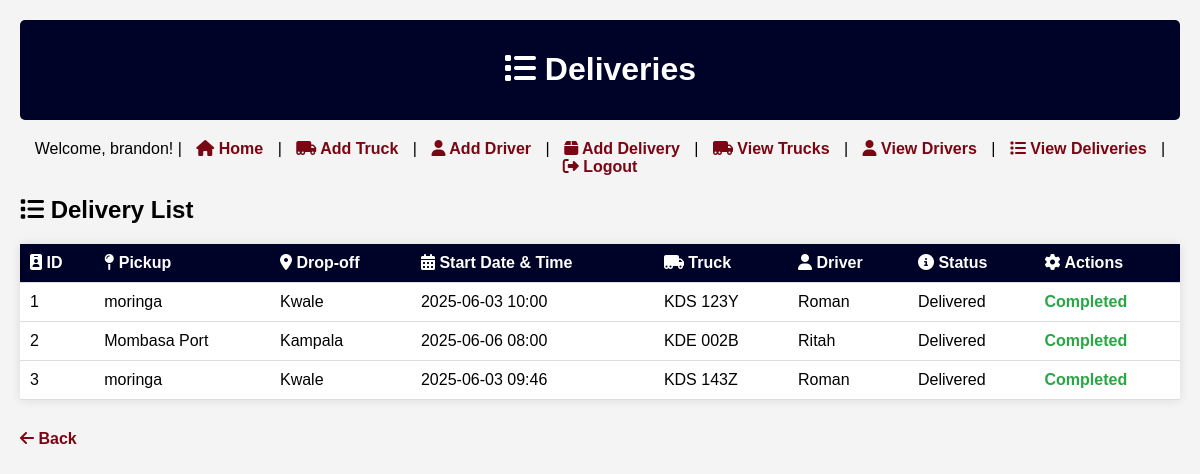
The page /deliveries (signed in) on the database its author committed.
### app.py (models this page shows)
class UserModel(User, UserMixin):
    pass

### database.py (models this page shows)
class Delivery(Base):
    __tablename__ = 'deliveries'
    id = Column(Integer, primary_key=True)
    pickup_location = Column(String)
    dropoff_location = Column(String)
    truck_id = Column(Integer, ForeignKey('trucks.id'))
    driver_id = Column(Integer, ForeignKey('drivers.id'))
    status = Column(String, default='Pending')
    start_datetime = Column(DateTime, nullable=True)
    truck = relationship('Truck', backref='deliveries')
    driver = relationship('Driver', backref='deliveries')

class Truck(Base):
    __tablename__ = 'trucks'
    id = Column(Integer, primary_key=True)
    truck_id = Column(String, unique=True)
    type = Column(String)
    capacity = Column(Float)
    status = Column(String, default='Available')

class Driver(Base):
    __tablename__ = 'drivers'
    id = Column(Integer, primary_key=True)
    name = Column(String)
    phone = Column(String)
    license_number = Column(String)
    email = Column(String, nullable=True)
    truck_id = Column(Integer, ForeignKey('trucks.id'), nullable=True)
    truck = relationship('Truck', backref='drivers')

### app.py (the view)
@app.route('/deliveries')
@login_required
def deliveries():
    deliveries = session.query(Delivery).all()
    return render_template('deliveries.html', deliveries=deliveries)

### app.py (called while the page is built)
@login_manager.user_loader
def load_user(user_id):
    user = session.query(User).get(int(user_id))
    if user:
        user_model = UserModel()
        user_model.id = user.id
        user_model.username = user.username
        user_model.password = user.password
        return user_model
    return None

### templates/deliveries.html (shortened to what this page needs)
<!DOCTYPE html>
<html>
<head>
    <link rel="stylesheet" href="{{ url_for('static', filename='style.css') }}">
    <link rel="stylesheet" href="https://cdnjs.cloudflare.com/ajax/libs/font-awesome/6.4.2/css/all.min.css">
</head>
<body>
    <header>
        <h1><i class="fas fa-list"></i> Deliveries</h1>
    </header>
    <nav>
        {% if current_user.is_authenticated %}
            <span>Welcome, {{ current_user.username }}!</span> |
            <a href="{{ url_for('index') }}"><i class="fas fa-home"></i> Home</a> |
            <a href="{{ url_for('add_truck') }}"><i class="fas fa-truck-moving"></i> Add Truck</a> |
            <a href="{{ url_for('add_driver') }}"><i class="fas fa-user"></i> Add Driver</a> |
            <a href="{{ url_for('add_delivery') }}"><i class="fas fa-box"></i> Add Delivery</a> |
            <a href="{{ url_for('trucks') }}"><i class="fas fa-truck-moving"></i> View Trucks</a> |
            <a href="{{ url_for('drivers') }}"><i class="fas fa-user"></i> View Drivers</a> |
            <a href="{{ url_for('deliveries') }}"><i class="fas fa-list"></i> View Deliveries</a> |
            <a href="{{ url_for('logout') }}"><i class="fas fa-sign-out-alt"></i> Logout</a>
        {% else %}
            <a href="{{ url_for('login') }}"><i class="fas fa-sign-in-alt"></i> Login</a> |
            <a href="{{ url_for('register') }}"><i class="fas fa-user-plus"></i> Register</a>
        {% endif %}
    </nav>
    <section>
        <h2 class="section-title"><i class="fas fa-list"></i> Delivery List</h2>
        {% if deliveries %}
        <table>
            <tr>
                <th><i class="fas fa-id-badge"></i> ID</th>
                <th><i class="fas fa-map-pin"></i> Pickup</th>
                <th><i class="fas fa-map-marker-alt"></i> Drop-off</th>
                <th><i class="fas fa-calendar-alt"></i> Start Date & Time</th>
                <th><i class="fas fa-truck-moving"></i> Truck</th>
                <th><i class="fas fa-user"></i> Driver</th>
                <th><i class="fas fa-info-circle"></i> Status</th>
                <th><i class="fas fa-cog"></i> Actions</th>
            </tr>
            {% for delivery in deliveries %}
            <tr>
                <td>{{ delivery.id }}</td>
                <td>{{ delivery.pickup_location }}</td>
                <td>{{ delivery.dropoff_location }}</td>
                <td>{{ delivery.start_datetime.strftime('%Y-%m-%d %H:%M') if delivery.start_datetime else 'N/A' }}</td>
                <td>{{ delivery.truck.truck_id }}</td>
                <td>{{ delivery.driver.name }}</td>
                <td>{{ delivery.status }}</td>
                <td>
                    {% if delivery.status == 'Pending' %}
                        <a href="{{ url_for('mark_goods_picked', delivery_id=delivery.id) }}" class="action-link">
                            <i class="fas fa-box-open"></i> Mark as Goods Picked
                        </a>
                    {% elif delivery.status == 'Goods Picked' %}
                        <a href="{{ url_for('mark_in_transit', delivery_id=delivery.id) }}" class="action-link">
                            <i class="fas fa-truck"></i> Mark as In Transit
                        </a>
                    {% elif delivery.status == 'In Transit' %}
                        <a href="{{ url_for('complete_delivery', delivery_id=delivery.id) }}" class="action-link">
                            <i class="fas fa-check"></i> Mark as Delivered
                        </a>
                    {% else %}
                        <span class="completed">Completed</span>
                    {% endif %}
                </td>
            </tr>
            {% endfor %}
        </table>
        {% else %}
        <p>No deliveries available.</p>
        {% endif %}
    </section>
    <a href="{{ url_for('index') }}" class="back-link"><i class="fas fa-arrow-left"></i> Back</a>
</body>
</html>

### static/style.css (style rules this page uses)
body { font-family: Arial, sans-serif; margin: 0; padding: 20px; background-color: #f4f4f4; }
header { background-color: #000328; color: #FFFFFF; padding: 10px; text-align: center; border-radius: 5px; }
nav { margin: 20px 0; text-align: center; }
nav a { margin: 0 10px; text-decoration: none; color: #7A0614; font-weight: bold; }
table { width: 100%; border-collapse: collapse; margin: 20px 0; background: #FFFFFF; box-shadow: 0 0 10px rgba(0, 0, 0, 0.1); }
th, td { padding: 10px; text-align: left; border-bottom: 1px solid #ddd; }
th { background-color: #000328; color: #FFFFFF; }
.back-link, .action-link { display: inline-block; margin-top: 10px; text-decoration: none; color: #7A0614; font-weight: bold; }
.completed { color: #28a745; font-weight: bold; }

### rows shown on the page
UserModel: username "brandon"
Delivery: id "1", pickup_location "moringa", dropoff_location "Kwale", start_datetime "2025-06-03 10:00", truck.truck_id "KDS 123Y", driver.name "Roman", status "Delivered", shows "Completed"
Delivery: id "2", pickup_location "Mombasa Port", dropoff_location "Kampala", start_datetime "2025-06-06 08:00", truck.truck_id "KDE 002B", driver.name "Ritah", status "Delivered", shows "Completed"
Delivery: id "3", pickup_location "moringa", dropoff_location "Kwale", start_datetime "2025-06-03 09:46", truck.truck_id "KDS 143Z", driver.name "Roman", status "Delivered", shows "Completed"
